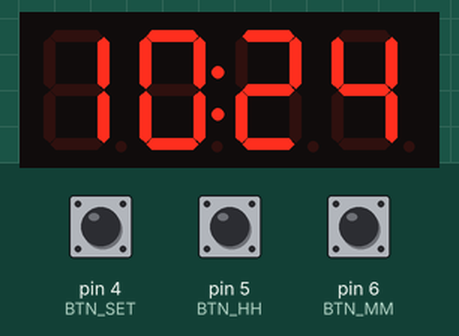
Recording of a sketch running on a simulated Arduino Uno, built with avr-gcc and run on an emulated ATmega328P. On the bench: 4-digit seven-segment display. The inputs (shaded band) are chosen by the test bench; at power-on: pin 4 (BTN_SET) HIGH, pin 5 (BTN_HH) HIGH, pin 6 (BTN_MM) HIGH. The local clock reads 2024-03-15 10:24:30 at power-on unless the sketch sets it.

Above: at 1.2 s.
1.3 s: pin 4 (BTN_SET) pulled LOW for 0.15 s
At 2.28 s:
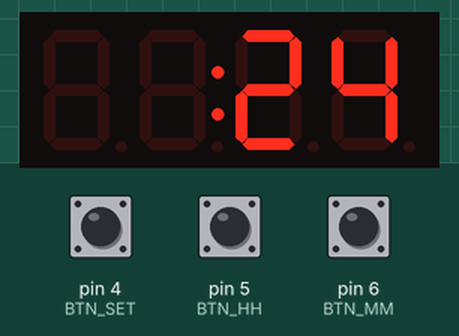
2.9 s: pin 5 (BTN_HH) pulled LOW for 0.15 s
At 4.0 s:
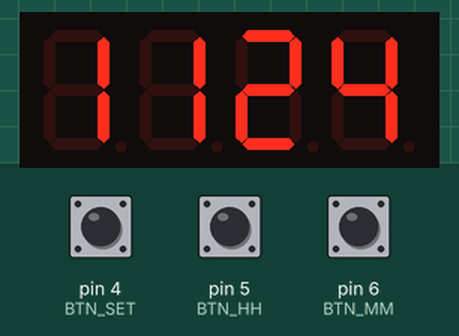
5.0 s: pin 4 (BTN_SET) pulled LOW for 1 s
At 5.32 s:
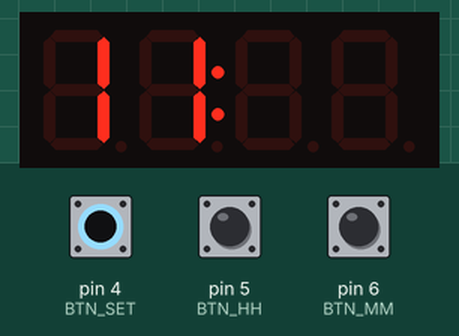
7.5 s: pin 5 (BTN_HH) pulled LOW for 1 s
At 8.86 s:
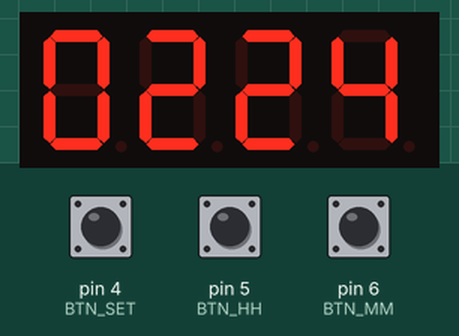
Timing chart, 0 to 10.5 s (numbered marks = the images above; inputs shaded):
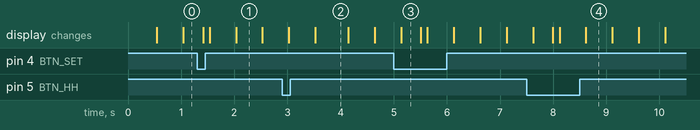

The sketch:

arduino_nano_clock_with_rtc.ino
```cpp
#include <Wire.h>
#include <RTClib.h>
#include <TM1637TinyDisplay.h>

#define CLK 3
#define DIO 2

#define BTN_SET 4
#define BTN_HH 5
#define BTN_MM 6

RTC_DS1307 rtc;
TM1637TinyDisplay display(CLK, DIO);

int mode = 0; // 0 = normal, 1 = set hour, 2 = set minute
unsigned long lastButtonTime = 0;

void setup() {
  pinMode(BTN_SET, INPUT_PULLUP);
  pinMode(BTN_HH, INPUT_PULLUP);
  pinMode(BTN_MM, INPUT_PULLUP);

  Wire.begin();
  rtc.begin();

  if (!rtc.isrunning()) {
    rtc.adjust(DateTime(__DATE__, __TIME__));
  }

  display.setBrightness(7);
}

void loop() {
  DateTime now = rtc.now();

  // --- Mode Change ---
  if (digitalRead(BTN_SET) == LOW && millis() - lastButtonTime > 300) {
    mode = (mode + 1) % 3;
    lastButtonTime = millis();
  }

  // --- Time Setting ---
  if (mode == 1 && digitalRead(BTN_HH) == LOW && millis() - lastButtonTime > 300) {
    int newHour = (now.hour() + 1) % 24;
    rtc.adjust(DateTime(now.year(), now.month(), now.day(), newHour, now.minute(), 0));
    lastButtonTime = millis();
  }

  if (mode == 2 && digitalRead(BTN_MM) == LOW && millis() - lastButtonTime > 300) {
    int newMinute = (now.minute() + 1) % 60;
    rtc.adjust(DateTime(now.year(), now.month(), now.day(), now.hour(), newMinute, 0));
    lastButtonTime = millis();
  }

  now = rtc.now(); // Refresh after setting
  int hour = now.hour();
  int minute = now.minute();

  // Convert to 12-hour format
  if (hour == 0) hour = 12;
  else if (hour > 12) hour -= 12;

  uint8_t digits[4];

  bool blink = (millis() / 500) % 2 == 0;

  // --- Display digits ---
  digits[0] = display.encodeDigit(hour / 10);
  digits[1] = display.encodeDigit(hour % 10);
  digits[2] = display.encodeDigit(minute / 10);
  digits[3] = display.encodeDigit(minute % 10);

  // Add blinking logic
  if (mode == 1 && blink) { // blink HH
    digits[0] = digits[1] = 0;
  } else if (mode == 2 && blink) { // blink MM
    digits[2] = digits[3] = 0;
  }

  // Add blinking colon
  if ((millis() / 500) % 2 == 0) {
    digits[1] |= 0b10000000;
  }

  display.setSegments(digits);
  delay(100);
}
```

Measured:
- after the input at 1.3 s, the display: changes after 0.11 s (image 1)
- after the input at 2.9 s, the display: first differs from a run without the input after 0.62 s (image 2)
- after the input at 5.0 s, the display: changes after 0.14 s (image 3)
- after the input at 7.5 s, the display: first changes after 0.12 s (image 4 shows a later state)
- what the display in image 1 shows lasts 0.5 s, from 2.0 s to 2.5 s
- what the display in image 2 shows lasts 0.6 s, from 3.5 s to 4.1 s
